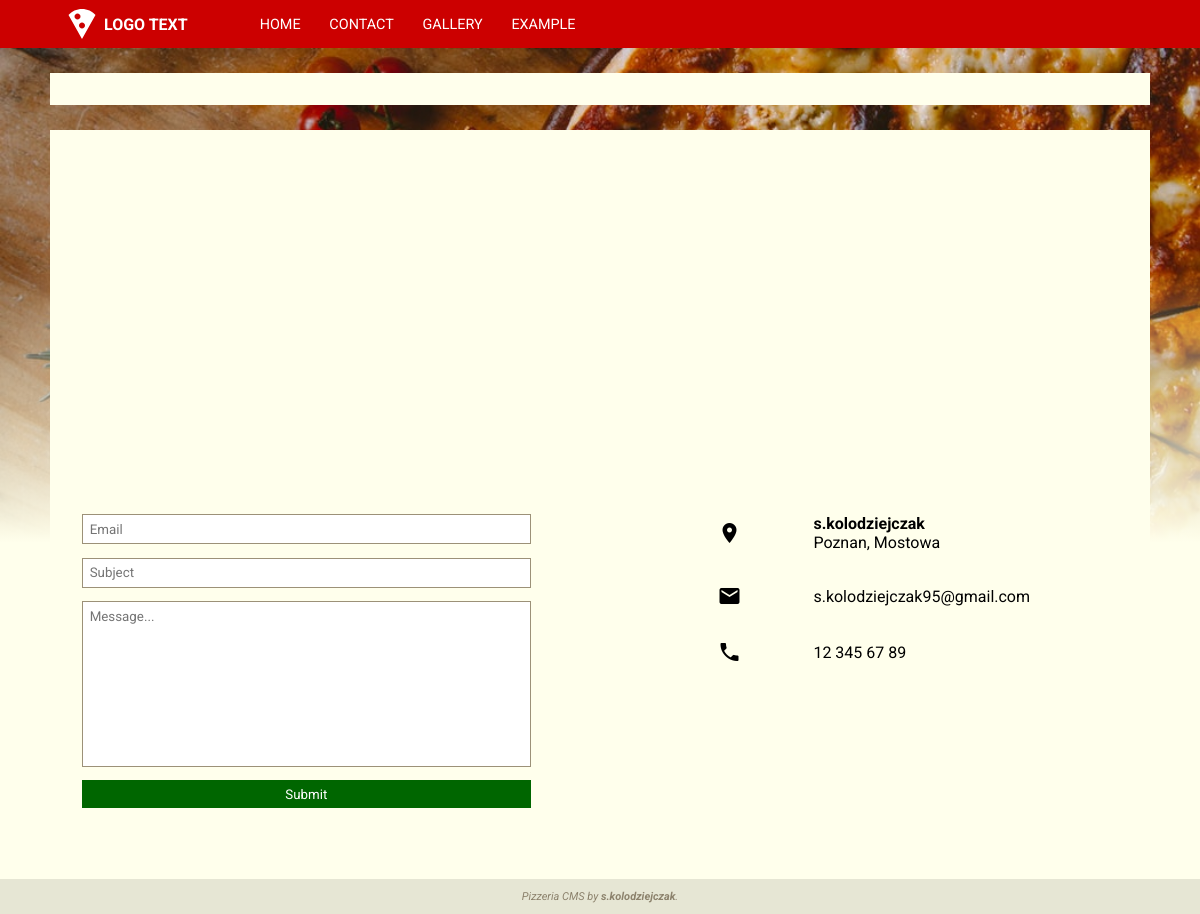
Page /page/home on the committed database.
### base/models.py (models this page shows, shortened)
class AppConfig(models.Model):
  title = models.CharField(max_length = 120)
  favicon = models.ImageField(blank = True, upload_to='config')
  logo_image = models.ImageField(blank = True, upload_to='config')
  logo_text =  models.CharField(blank = True, max_length = 40)
  homepage = models.ForeignKey(Navigation, on_delete = models.DO_NOTHING, blank = False, null = True)
  background_image = models.ImageField(blank = True, upload_to='config')
  background_color = RGBColorField()
  accent_color_1 = RGBColorField()
  accent_color_2 = RGBColorField()
  accent_color_3 = RGBColorField()
  text_color_1 = RGBColorField()
  text_color_2 = RGBColorField()
  small_font_size = models.IntegerField(default=11,validators=[
    MinValueValidator(6),
    MaxValueValidator(12)
  ])
  normal_font_size = models.IntegerField(default=14,validators=[
    MinValueValidator(12),
    MaxValueValidator(18)
  ])
  big_font_size = models.IntegerField(default=30,validators=[
    MinValueValidator(18),
    MaxValueValidator(36)
  ])

class Navigation(models.Model):
  url = models.SlugField(max_length = 40, unique = True)
  label = models.CharField(max_length = 50)
  subsite = models.ForeignKey(Subsite, on_delete = models.DO_NOTHING, blank = False, null = True)
  sort = models.PositiveIntegerField(default = 0)
  application = models.CharField(max_length = 40, blank = True)
  visible = models.BooleanField(default = True, blank = False)
  class Meta(object):
    ordering = ['sort']

### contact/models.py (models this page shows, shortened)
class Contact(models.Model):
  name = models.CharField(max_length = 200, blank = True)
  telephone = PhoneNumberField(blank = True)
  email = models.EmailField(max_length = 254, blank = True)
  city = models.CharField(max_length = 200)
  address = models.CharField(max_length = 200)
  latitude = models.DecimalField(blank = True, max_digits=9, decimal_places=6, null = True)
  longitude = models.DecimalField(blank = True, max_digits=9, decimal_places=6, null = True)

### base/views.py (the view)
# urls.py: path('<slug:url>', views.index, name='index'),
def index(request, url):
  try:
    link = Navigation.objects.filter(visible = True, url = url)[:1].get()
    if(link.subsite is None):
      return views[link.application].index(request)
    else:
      return render(request, 'subsite/index.html', {
        'item': link.subsite
      })
  except ObjectDoesNotExist:
    raise Http404

### base/utils.py (called while the page is built)
def get_navigation():
  return Navigation.objects.order_by('sort')

def get_config():
  return AppConfig.objects.all()[:1].get()

def get_ad():
  try:
    return Ad.objects.all()[:1].get()
  except ObjectDoesNotExist:
    return None

def render(request, templateUrl, viewbag = {}):
    ad = get_ad()
    cfg = get_config()
    nav = get_navigation()
    return django_render(request, templateUrl, {
      'ad': ad,
      'cfg': cfg,
      'nav': nav,
      'viewbag': viewbag,
    })

### contact/views.py (called while the page is built)
def index(request):
  try:
    contact = Contact.objects.all()[:1].get()
    gmap = (contact.latitude and contact.longitude)
    return render(request, 'contact/index.html', {
      'contact': contact,
      'gmap': gmap
    })
  except ObjectDoesNotExist:
    return render(request, 'contact/index.html')

### contact/templates/contact/index.html (shortened to what this page needs)
{% extends "base/base.html" %}
{% load static %}
{% block styles %}
  <link rel="stylesheet" type="text/css" href="{% static 'contact/styles/contact.css' %}">
{% endblock %}
{% block content %}
  {% if viewbag.contact %}
    {% if viewbag.contact %}
      <div id="gmap"></div>
    {% endif %}
    <div class="row">
      <form class="message" id="message-form">
        <input id="message-email" class="message__input" placeholder="Email" type="email" required/>
        <input id="message-subject" class="message__input" placeholder="Subject" required/>
        <textarea id="message-message" class="message__textarea" placeholder="Message..." rows="10" required></textarea>
        <button class="message__submit">Submit</button>
      </form>
      <div class="contact">
        <div class="contact__row">
          <span class="contact__icon">location_on</span>
          <div class="contact__text">
            <span class="bold">{{ viewbag.contact.name }}</span>
            <span>{{ viewbag.contact.city }}, {{ viewbag.contact.address }}</span>
          </div>
        </div>
        <div class="contact__row">
          <span class="contact__icon">email</span>
          <span class="contact__text">{{ viewbag.contact.email }}</span>
        </div>
        <div class="contact__row">
          <span class="contact__icon">phone</span>
          <span class="contact__text">{{ viewbag.contact.telephone }}</span>
        </div>
      </div>
    </div>
  {% else %}
    <h4>No contact data.</h4>
  {% endif %}
{% endblock %}

### base/templates/base/base.html (shortened to what this page needs)
{% extends "base/layout.html" %}
{% load static %}
{% block header %}
  <a class="logo" href="/">
    {% if cfg.logo_image %}
      <img class="logo__image" src="{{cfg.logo_image.url}}"/>
    {% endif %}
    <span class="logo__text">
      {{ cfg.logo_text }}
    </span>
  </a>
  <nav class="nav">
  {% for item in nav %}
    <a class="nav__link" href="{% url 'base:index' item.url %}">{{ item.label }}</a>
  {% endfor %}
  </nav>
{% endblock %}
{% block footer %}
  <p>Pizzeria CMS by <span class="bold">s.kolodziejczak</span>.</p>
{% endblock %}

### base/static/base/styles/layout.css (style rules this page uses)
html, body { min-height: 100%; margin: 0; padding: 0; }
* { font-family: 'Roboto', sans-serif; }

### base/static/base/styles/base.css (style rules this page uses)
.bold { font-weight: bolder; }
.logo, .nav, .nav__link { align-items: center; display: flex; justify-content: center; }
.nav__link { margin: 0; padding: 0; height: 100%; }
.logo { color: var(--accent-color-3); font-size: var(--medium-font-size); font-weight: 700; outline: 0; text-decoration: none; }
.logo__image + .logo__text { margin-left: .25em; }
.nav { color: var(--accent-color-3); font-size: .9em; height: 100%; margin-left: 4em; }
.nav__link { text-transform: uppercase; text-decoration: none; color: inherit; outline: none; padding: 0 1em; background: var(--accent-color-1); }

### contact/static/contact/styles/contact.css (style rules this page uses)
.row { display: flex; justify-content: space-between; }
#gmap { height: 20em; margin: 1em; }
.message, .contact { box-sizing: border-box; display: inline-flex; flex-direction: column; width: 45%; }
.contact { padding-left: 4em; }
.contact__row { align-items: center; display: flex; margin: 1em 0; }
.contact__icon { font-family: 'Material Icons'; font-weight: normal; font-style: normal; font-size: 24px; line-height: 1; letter-spacing: normal; text-transform: none; display: inline-block; white-space: nowrap; word-wrap: normal; direction: ltr; -webkit-font-smoothing: antialiased; margin-right: 3em; }
.contact__text { display: flex; flex-direction: column; }
.message { padding: 1em; }
.message__input, .message__textarea, .message__submit { color: var(--text-color-1); margin-bottom: 1em; padding: .5em; border: 1px solid var(--text-color-2); outline: 0; }
.message__textarea { resize: none; }
.message__submit { color: var(--accent-color-3); background: var(--accent-color-2); border: 0; cursor: pointer; }

### rows in the picture
AppConfig: logo_image (picture), logo_text "LOGO TEXT"
Navigation: label "HOME"
Navigation: label "CONTACT"
Navigation: label "GALLERY"
Navigation: label "EXAMPLE"
Contact: contact.name "s.kolodziejczak", contact.city "Poznan", contact.address "Mostowa", contact.email "s.kolodziejczak95@gmail.com", contact.telephone "12 345 67 89"
